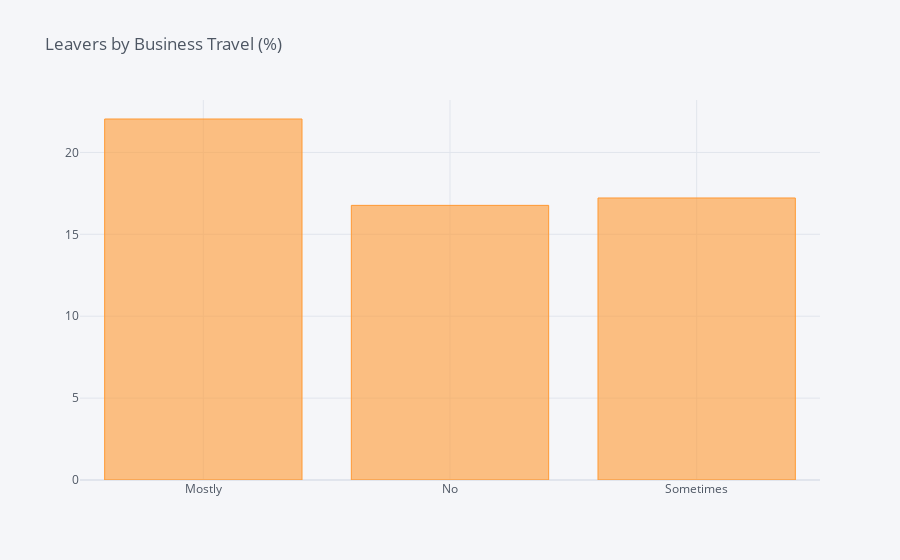

Notebook code for this chart:
### Code cell
df_BusinessTravel = pd.DataFrame(columns=["Travelling", "% of Leavers"])
i=0
for field in list(df['Travelling'].unique()):
    ratio = df[(df['Travelling']==field)&(df['Turnover']=="Yes")].shape[0] / df[df['Travelling']==field].shape[0]
    df_BusinessTravel.loc[i] = (field, ratio*100)
    i += 1
    print("In {}, the ratio of leavers is {:.2f}%".format(field, ratio*100))    
df_BT = df_BusinessTravel.groupby(by="Travelling").sum()
df_BT.iplot(kind='bar',title='Leavers by Business Travel (%)')

### Figure 1 — Plotly figure (JSON) as saved in the notebook; plotly's stock layout.template omitted (floating-point values rounded to 4 significant figures)
{"data": [{"marker": {"color": "rgba(255, 153, 51, 0.6)", "line": {"color": "rgba(255, 153, 51, 1.0)", "width": 1}}, "name": "% of Leavers", "orientation": "v", "text": "", "type": "bar", "x": ["Mostly", "No", "Sometimes"], "y": [22.04, 16.77, 17.22]}], "layout": {"legend": {"bgcolor": "#F5F6F9", "font": {"color": "#4D5663"}}, "paper_bgcolor": "#F5F6F9", "plot_bgcolor": "#F5F6F9", "title": {"font": {"color": "#4D5663"}, "text": "Leavers by Business Travel (%)"}, "xaxis": {"gridcolor": "#E1E5ED", "showgrid": true, "tickfont": {"color": "#4D5663"}, "title": {"font": {"color": "#4D5663"}, "text": ""}, "zerolinecolor": "#E1E5ED"}, "yaxis": {"gridcolor": "#E1E5ED", "showgrid": true, "tickfont": {"color": "#4D5663"}, "title": {"font": {"color": "#4D5663"}, "text": ""}, "zerolinecolor": "#E1E5ED"}}}
